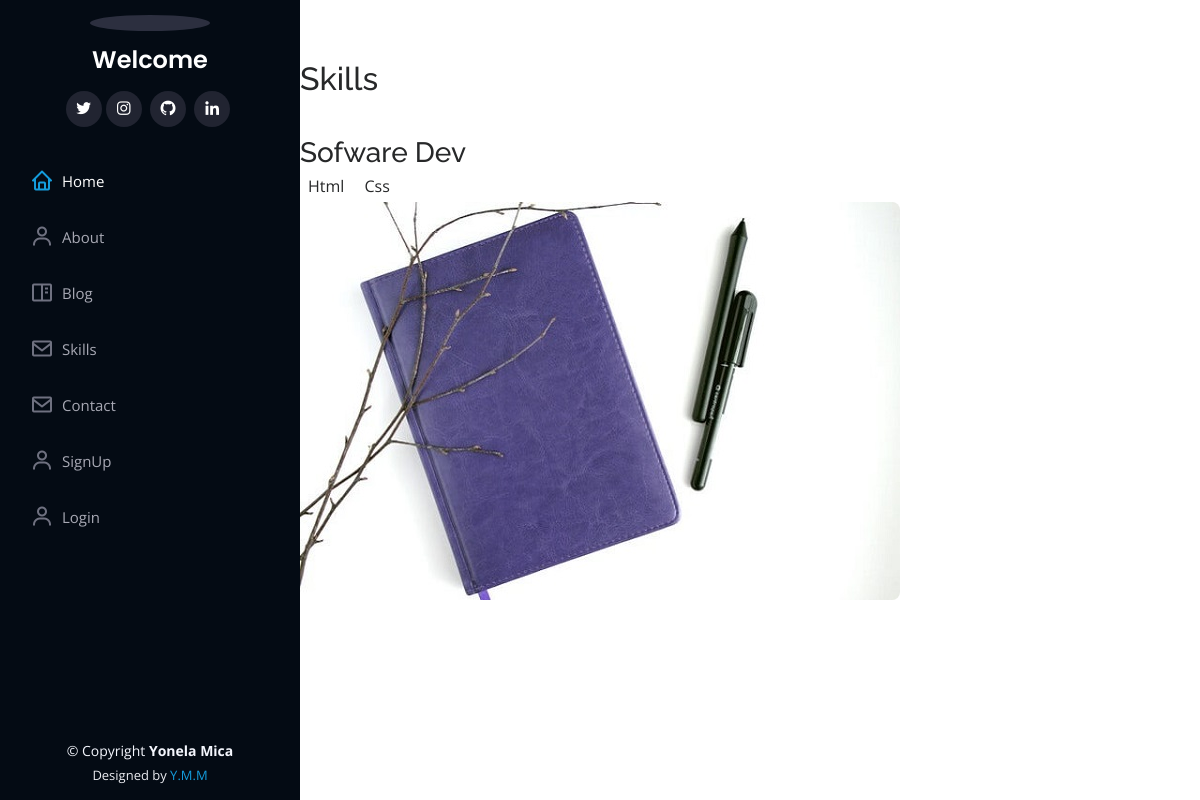
/skills, run on the app's committed database.
### portfolio/models.py (models this page shows, shortened)
class Category(models.Model):
    name = models.CharField(max_length=20)
    updated = models.DateTimeField(auto_now=True)
    class Meta:
        verbose_name = 'Skill'
        verbose_name_plural = 'Skills'

class Skills(models.Model):
    category = models.ForeignKey(Category,
                                on_delete=models.CASCADE)
    skill_name = models.CharField(max_length=20)

### portfolio/views.py (the view)
# urls.py: path('skills',views.skills,name='skills'),
def skills(request):
    categories = Category.objects.all()
    context={"categories":categories}
    return render(request,'skills.html',context)

### templates/skills.html (shortened to what this page needs)
{% extends 'basic.html' %}
{% block body %}
{% load static %}
            <section class="skills section" id="skills">
                <h2 class="section-title">Skills</h2>
                <div class="skills__container bd-grid">
                    <div class="skills__box">
                        {% for category in categories %}
                        <h3 class="skills__subtitle">{{category.name}}</h3>
                            {% for skills in category.skills_set.all %}
                                <span class="skills__name">{{skills.skill_name}}</span>
                            {% endfor %}
                        {% endfor %}
                    </div>
                    <div class="skills__img">
                        <img src="{% static 'assets/img/skill.jpg' %}" alt="">
                    </div>
                </div>
            </section>
            {% endblock body %}

### static/assets/css/style.css (style rules this page uses)
.skills__container { row-gap: 2rem; }
.skills__subtitle { color: var(--first-color); margin-bottom: var(--mb-3); }
.skills__name { display: inline-block; font-size: var(--small-font-size); margin-right: var(--mb-2); margin-bottom: var(--mb-3); padding: .25rem .5rem; background-color: var(--white-color); border-radius: .25rem; }
.skills__img img { border-radius: .5rem; }
body { font-family: "Open Sans", sans-serif; color: #272829; }
h1, h2, h3, h4, h5, h6 { font-family: "Raleway", sans-serif; }
section { padding: 60px 0; overflow: hidden; }
.section-title { padding-bottom: 30px; }
.skills__container { grid-template-columns: repeat(2, 1fr); align-items: center; }

### data on the page
Category: name "Sofware Dev"
Skills: skill_name "Html"
Skills: skill_name "Css"
